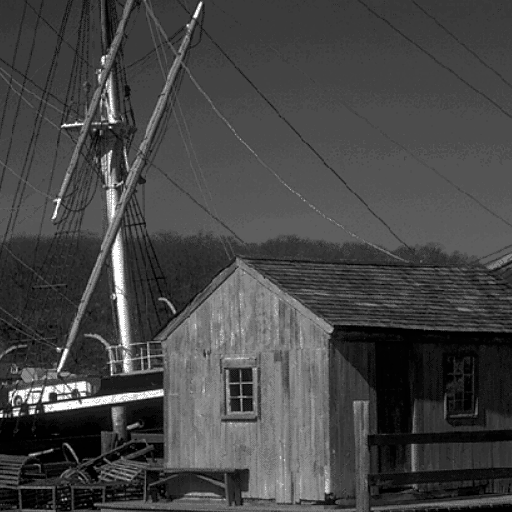
%> input picture Pic/3.gif, 512 x 512 px
$ octave proj1_6.m   (GNU Octave 9; MATLAB toolbox functions it lacks are replaced by stand-ins)
%> lines starting %> are read from the running program, lines starting %| are printed output that depends on the picture
im = double(imread('/Pic/3.gif'));
%> im: size 512x512 double; min 0, max 252, mean 69; mean of the top-left, top-right, bottom-left and bottom-right quarters 70.2, 74.3, 71.4, 60
tic
[M, N] = size(im);
%> M = 512; N = 512
A = zeros(512, 512);
A = 2 * im([1, 1:M - 1], [1, 1:N - 1]) - 2 * im([2:M, M], [2:N, N]) + im([1, 1:M - 1], :) - im([2:M, M], :) + im(:, [1, 1:N - 1]) - im(:, [2:N, N]);
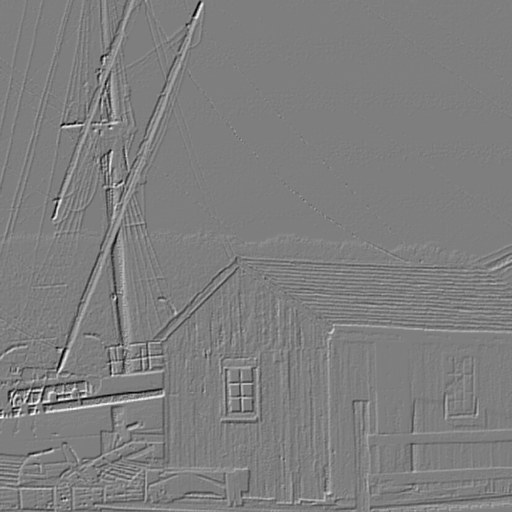
%> A: size 512x512 double; min -773, max 780, mean -0.1; drawn with min black and max white
A = A / 4;
% [5 lines of commented-out code are left out]
toc
image(abs(A) / max(max(abs(A))) * 510);
colormap(gray(256))
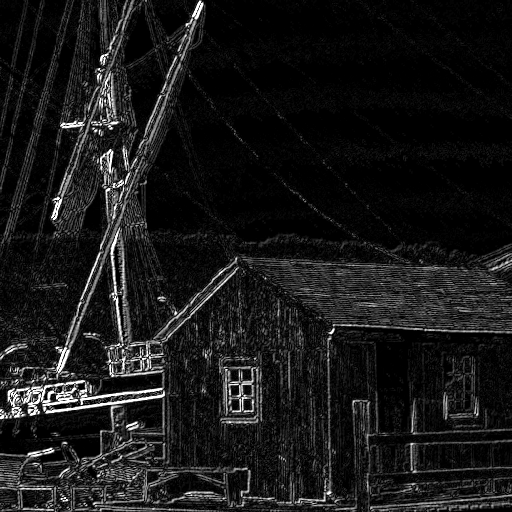
%> displayed picture: size 512x512x3, on the screen's scale of 0 to 255; min 0, max 255, mean 24.5
